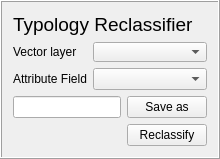
    <widget class="QFrame" name="frame">
     <property name="frameShape">
      <enum>QFrame::Box</enum>
     </property>
     <property name="frameShadow">
      <enum>QFrame::Raised</enum>
     </property>
     <layout class="QGridLayout" name="gridLayout">
      <item row="0" column="0" colspan="2">
       <widget class="QLabel" name="label_3">
        <property name="maximumSize">
         <size>
          <width>16777215</width>
          <height>40</height>
         </size>
        </property>
        <property name="font">
         <font>
          <pointsize>14</pointsize>
          <weight>50</weight>
          <italic>false</italic>
          <bold>false</bold>
          <strikeout>false</strikeout>
          <kerning>true</kerning>
         </font>
        </property>
        <property name="text">
         <string>Typology Reclassifier</string>
        </property>
       </widget>
      </item>
      <item row="1" column="1">
       <widget class="QgsMapLayerComboBox" name="comboBoxVector">
        <property name="sizePolicy">
         <sizepolicy hsizetype="Preferred" vsizetype="Preferred">
          <horstretch>0</horstretch>
          <verstretch>0</verstretch>
         </sizepolicy>
        </property>
        <property name="maximumSize">
         <size>
          <width>16777215</width>
          <height>20</height>
         </size>
        </property>
       </widget>
      </item>
      <item row="1" column="0">
       <widget class="QLabel" name="label">
        <property name="text">
         <string>Vector layer</string>
        </property>
       </widget>
      </item>
      <item row="2" column="1">
       <widget class="QComboBox" name="comboBoxField">
        <property name="enabled">
         <bool>true</bool>
        </property>
        <property name="sizePolicy">
         <sizepolicy hsizetype="Expanding" vsizetype="Fixed">
          <horstretch>0</horstretch>
          <verstretch>0</verstretch>
         </sizepolicy>
        </property>
       </widget>
      </item>
      <item row="2" column="0">
       <widget class="QLabel" name="label_2">
        <property name="text">
         <string>Attribute Field</string>
        </property>
       </widget>
      </item>
      <item row="3" column="0" colspan="2">
       <layout class="QGridLayout" name="gridLayout_3">
        <item row="0" column="0">
         <widget class="QLineEdit" name="textOutput"/>
        </item>
        <item row="1" column="1">
         <widget class="QPushButton" name="runButton">
          <property name="text">
           <string>Reclassify</string>
          </property>
         </widget>
        </item>
        <item row="0" column="1">
         <widget class="QPushButton" name="pushButtonSave">
          <property name="text">
           <string>Save as</string>
          </property>
         </widget>
        </item>
       </layout>
      </item>
     </layout>
    </widget>
